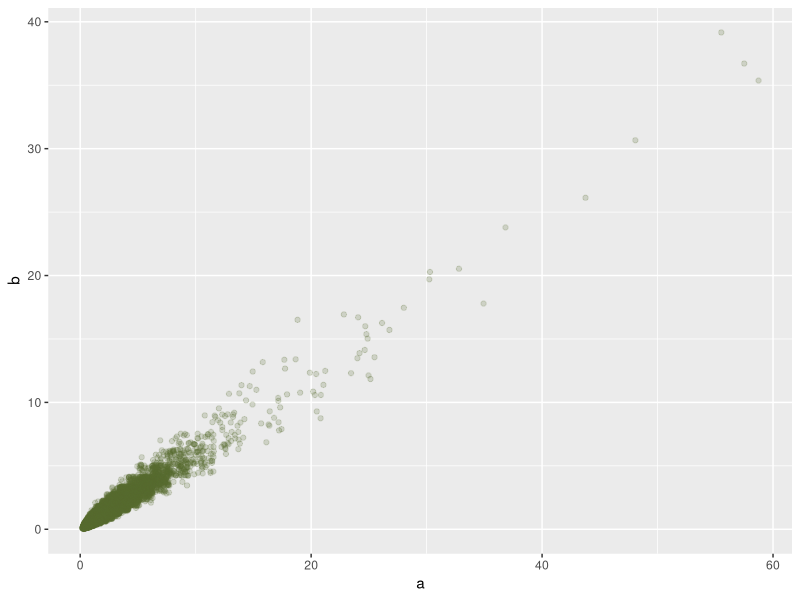

The R source for this figure:

command.arguments <- commandArgs(trailingOnly = TRUE);
output.directory  <- command.arguments[1];

####################################################################################################
setwd(output.directory);
library(LearnBayes);
library(ggplot2);
library(scales);

### 4.8.5 ##########################################################################################
y.obs <- c(
	2,5,0,2,3,1,3,4,3,0,3,
	2,1,1,0,6,0,0,3,0,1,1,
	5,0,1,2,0,0,2,1,1,1,0
	);

log.posterior.Poisson.gamma <- function(theta = NULL, observed.data = NULL) {
	theta1 <- theta[1];
	theta2 <- theta[2];
	y      <- observed.data;

	n <- length(y);
	a <- exp(theta1);
	b <- exp(theta2);

	#posterior  <- (1/a/b) * prod(
	#	(gamma(y+a) * (b^a)) / gamma(a) / factorial(y) / ((b+1)^(y+a))
	#	);
	#log.posterior <- log(posterior);

	log.posterior <- - theta1 - theta2 + n * (a * theta2 - lgamma(a));
	log.posterior <- log.posterior + sum(lgamma(y+a) - (y+a)*log(b+1) - lfactorial(y));

	if (!is.finite(log.posterior)) {
		print("##########");
		print("theta");
		print( theta );
		print("observed.data");
		print( observed.data );
		print("cbind(gamma(y+a), factorial(y), ((b+1)^(y+a)))");
		print( cbind(gamma(y+a), factorial(y), ((b+1)^(y+a))) );
		print("log.posterior");
		print( log.posterior );
		}

	return(log.posterior);
	}

sample.size <- 1e+5;
posterior.sample <- simcontour(
	logf   = log.posterior.Poisson.gamma,
	limits = 5 * c(-1, 1,-1, 1),
	data   = y.obs,
	m      = sample.size
	);
str(posterior.sample);

png("Fig1_postetrior-sample.png");
DF.temp <- data.frame(
	a = exp(posterior.sample[['x']]),
	b = exp(posterior.sample[['y']])
	);
my.ggplot <- ggplot(data = NULL);
my.ggplot <- my.ggplot + geom_point(
	data = DF.temp,
	aes(x = a, y = b),
	colour = alpha("darkolivegreen",0.2)
	);
my.ggplot;
dev.off();

quantile(x = exp(posterior.sample[['x']]), c(0.05,0.95));
quantile(x = exp(posterior.sample[['y']]), c(0.05,0.95));
